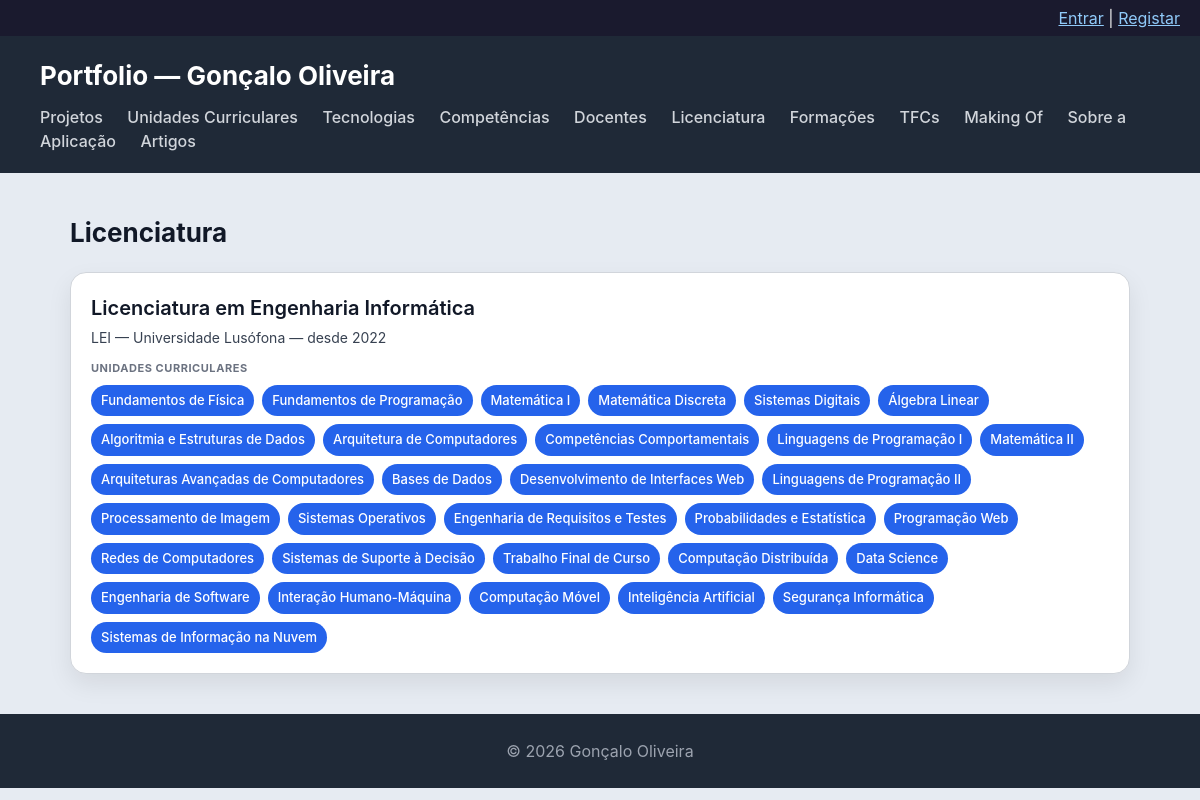
Page /portfolio/licenciaturas/ on the committed database.
### portfolio/models.py (models this page shows, shortened)
class Licenciatura(models.Model):
    nome = models.CharField(max_length=200)
    sigla = models.CharField(max_length=20)
    instituicao = models.CharField(max_length=200)
    ano_inicio = models.IntegerField()
    descricao = models.TextField(blank=True)
    link = models.URLField(blank=True)
    logo = models.ImageField(upload_to='licenciatura/', blank=True, null=True)

class UnidadeCurricular(models.Model):
    nome = models.CharField(max_length=200)
    sigla = models.CharField(max_length=20, blank=True)
    ano = models.IntegerField()
    semestre = models.IntegerField()
    ects = models.IntegerField(default=6)
    descricao = models.TextField(blank=True)
    imagem = models.ImageField(upload_to='ucs/', blank=True, null=True)
    licenciatura = models.ForeignKey(
        Licenciatura, on_delete=models.SET_NULL,
        null=True, blank=True, related_name='ucs'
    )
    docentes = models.ManyToManyField(
        Docente, blank=True, related_name='ucs'
    )

### portfolio/views.py (the view)
# urls.py: path('licenciaturas/', views.licenciaturas_view, name='licenciaturas'),
def licenciaturas_view(request):
    licenciaturas = Licenciatura.objects.prefetch_related('ucs').all()
    return render(request, 'portfolio/licenciaturas.html', {'licenciaturas': licenciaturas})

### accounts/context_processors.py (called while the page is built)
def user_groups(request):
    is_gestor = False
    is_autor = False
    if request.user.is_authenticated:
        grupos = request.user.groups.values_list('name', flat=True)
        is_gestor = 'gestor-portfolio' in grupos
        is_autor = 'autores' in grupos
    return {
        'is_gestor_portfolio': is_gestor,
        'is_autor': is_autor,
    }

### portfolio/templates/portfolio/licenciaturas.html
{% extends "portfolio/base.html" %}
{% block content %}
<h2>Licenciatura</h2>
<section>
    {% for lic in licenciaturas %}
    <article>
        <header>
            <h3>{{ lic.nome }}</h3>
            <p>{{ lic.sigla }} — {{ lic.instituicao }} — desde {{ lic.ano_inicio }}</p>
        </header>
        <section>
            <h4>Unidades Curriculares</h4>
            <ul>
                {% for uc in lic.ucs.all %}
                    <li>{{ uc.nome }}</li>
                {% empty %}
                    <li>Sem UCs associadas</li>
                {% endfor %}
            </ul>
        </section>
    </article>
    {% endfor %}
</section>
{% endblock %}

### curso/static/escola/styles.css (style rules this page uses)
* { box-sizing: border-box; margin: 0; padding: 0; }
body { font-family: "Inter", "Segoe UI", system-ui, -apple-system, sans-serif; background: #e6ebf2; color: #111827; line-height: 1.5; }
h2 { margin-bottom: 20px; font-size: 26px; }
section > article { background: white; padding: 20px; border-radius: 16px; border: 1px solid #d1d5db; box-shadow: 0 10px 25px rgba(0,0,0,0.08); transition: all 0.25s ease; margin-bottom: 20px; }
article > header { margin-bottom: 12px; }
article > header > h3 { font-size: 20px; font-weight: 600; margin-bottom: 4px; }
article > header > p { font-size: 14px; color: #374151; }
article > section { margin-top: 10px; }
article > section > h4 { font-size: 11px; text-transform: uppercase; color: #6b7280; margin-bottom: 8px; letter-spacing: 0.05em; }
article > section > ul { list-style: none; display: flex; flex-wrap: wrap; gap: 8px; }
article > section > ul > li { background: #2563eb; color: white; padding: 6px 10px; border-radius: 999px; font-size: 13px; font-weight: 500; }

### rows in the picture
Licenciatura: nome "Licenciatura em Engenharia Informática", sigla "LEI", instituicao "Universidade Lusófona", ano_inicio "2022"
UnidadeCurricular: nome "Fundamentos de Física"
UnidadeCurricular: nome "Fundamentos de Programação"
UnidadeCurricular: nome "Matemática I"
UnidadeCurricular: nome "Matemática Discreta"
UnidadeCurricular: nome "Sistemas Digitais"
UnidadeCurricular: nome "Álgebra Linear"
UnidadeCurricular: nome "Algoritmia e Estruturas de Dados"
UnidadeCurricular: nome "Arquitetura de Computadores"
UnidadeCurricular: nome "Competências Comportamentais"
UnidadeCurricular: nome "Linguagens de Programação I"
UnidadeCurricular: nome "Matemática II"
UnidadeCurricular: nome "Arquiteturas Avançadas de Computadores"
UnidadeCurricular: nome "Bases de Dados"
UnidadeCurricular: nome "Desenvolvimento de Interfaces Web"
UnidadeCurricular: nome "Linguagens de Programação II"
UnidadeCurricular: nome "Processamento de Imagem"
UnidadeCurricular: nome "Sistemas Operativos"
UnidadeCurricular: nome "Engenharia de Requisitos e Testes"
UnidadeCurricular: nome "Probabilidades e Estatística"
UnidadeCurricular: nome "Programação Web"
UnidadeCurricular: nome "Redes de Computadores"
UnidadeCurricular: nome "Sistemas de Suporte à Decisão"
UnidadeCurricular: nome "Trabalho Final de Curso"
UnidadeCurricular: nome "Computação Distribuída"
UnidadeCurricular: nome "Data Science"
UnidadeCurricular: nome "Engenharia de Software"
UnidadeCurricular: nome "Interação Humano-Máquina"
UnidadeCurricular: nome "Computação Móvel"
UnidadeCurricular: nome "Inteligência Artificial"
UnidadeCurricular: nome "Segurança Informática"
UnidadeCurricular: nome "Sistemas de Informação na Nuvem"
